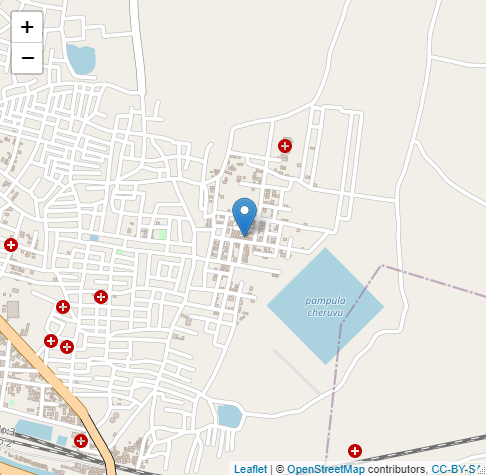

The script that drew this image:
library(knitr)
> library(leaflet)
> library(dplyr)
> my_home <- leaflet() %>%
  +     addTiles() %>%
  +     addMarkers(lat=16.817972,lng=81.537125, popup="MyHome-Tadepalligudem, AP")
> 
  > my_home
